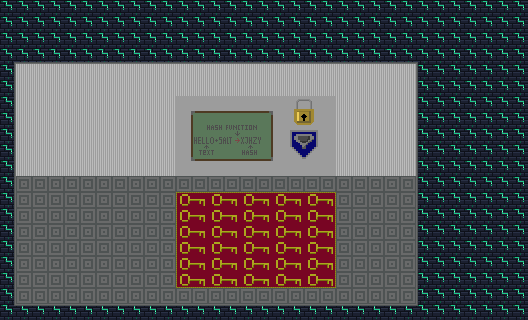

This is a level from a 2D game, rendered from its Tiled map with the project's own tilesets. A one-line summary and the complete map file follow:
An orthogonal 33x20 tile map with 16x16 px tiles, 2 tile layers (Фон, Слой тайлов 1), 2 tilesets.

<map version="1.10" tiledversion="1.11.1" orientation="orthogonal" renderorder="right-down" width="33" height="20" tilewidth="16" tileheight="16" infinite="0" nextlayerid="3" nextobjectid="1">
 <tileset firstgid="1" source="hashlvl.tsx" />
 <tileset firstgid="301" source="tileslvl1.tsx" />
 <layer id="2" name="Фон" width="33" height="20">
  <data encoding="csv">
312,312,312,312,312,312,312,312,312,312,312,312,312,312,312,312,312,312,312,312,312,312,312,312,312,312,312,312,312,312,312,312,312,
312,312,312,312,312,312,312,312,312,312,312,312,312,312,312,312,312,312,312,312,312,312,312,312,312,312,312,312,312,312,312,312,312,
312,312,312,312,312,312,312,312,312,312,312,312,312,312,312,312,312,312,312,312,312,312,312,312,312,312,312,312,312,312,312,312,312,
312,312,312,312,312,312,312,312,312,312,312,312,312,312,312,312,312,312,312,312,312,312,312,312,312,312,312,312,312,312,312,312,312,
312,312,312,312,312,312,312,312,312,312,312,312,312,312,312,312,312,312,312,312,312,312,312,312,312,312,312,312,312,312,312,312,312,
312,312,312,312,312,312,312,312,312,312,312,312,312,312,312,312,312,312,312,312,312,312,312,312,312,312,312,312,312,312,312,312,312,
312,312,312,312,312,312,312,312,312,312,312,312,312,312,312,312,312,312,312,312,312,312,312,312,312,312,312,312,312,312,312,312,312,
312,312,312,312,312,312,312,312,312,312,312,312,312,312,312,312,312,312,312,312,312,312,312,312,312,312,312,312,312,312,312,312,312,
312,312,312,312,312,312,312,312,312,312,312,312,312,312,312,312,312,312,312,312,312,312,312,312,312,312,312,312,312,312,312,312,312,
312,312,312,312,312,312,312,312,312,312,312,312,312,312,312,312,312,312,312,312,312,312,312,312,312,312,312,312,312,312,312,312,312,
312,312,312,312,312,312,312,312,312,312,312,312,312,312,312,312,312,312,312,312,312,312,312,312,312,312,312,312,312,312,312,312,312,
312,312,312,312,312,312,312,312,312,312,312,312,312,312,312,312,312,312,312,312,312,312,312,312,312,312,312,312,312,312,312,312,312,
312,312,312,312,312,312,312,312,312,312,312,312,312,312,312,312,312,312,312,312,312,312,312,312,312,312,312,312,312,312,312,312,312,
312,312,312,312,312,312,312,312,312,312,312,312,312,312,312,312,312,312,312,312,312,312,312,312,312,312,312,312,312,312,312,312,312,
312,312,312,312,312,312,312,312,312,312,312,312,312,312,312,312,312,312,312,312,312,312,312,312,312,312,312,312,312,312,312,312,312,
312,312,312,312,312,312,312,312,312,312,312,312,312,312,312,312,312,312,312,312,312,312,312,312,312,312,312,312,312,312,312,312,312,
312,312,312,312,312,312,312,312,312,312,312,312,312,312,312,312,312,312,312,312,312,312,312,312,312,312,312,312,312,312,312,312,312,
312,312,312,312,312,312,312,312,312,312,312,312,312,312,312,312,312,312,312,312,312,312,312,312,312,312,312,312,312,312,312,312,312,
312,312,312,312,312,312,312,312,312,312,312,312,312,312,312,312,312,312,312,312,312,312,312,312,312,312,312,312,312,312,312,312,312,
312,312,312,312,312,312,312,312,312,312,312,312,312,312,312,312,312,312,312,312,312,312,312,312,312,312,312,312,312,312,312,312,312
</data>
 </layer>
 <layer id="1" name="Слой тайлов 1" width="33" height="20">
  <data encoding="csv">
0,0,0,0,0,0,0,0,0,0,0,0,0,0,0,0,0,0,0,0,0,0,0,0,0,0,0,0,0,0,0,0,0,
0,0,0,0,0,0,0,0,0,0,0,0,0,0,0,0,0,0,0,0,0,0,0,73,74,75,0,0,0,0,0,0,0,
0,0,0,0,0,0,0,0,0,0,0,0,0,0,0,0,0,0,0,0,0,0,0,93,94,95,0,0,0,0,0,0,0,
11,52,52,52,52,52,52,52,52,52,52,52,52,52,52,52,52,52,52,52,52,52,52,52,52,52,12,0,73,73,74,75,0,
50,110,110,110,110,110,110,110,110,110,110,110,110,110,110,110,110,110,110,110,110,110,110,110,110,110,51,73,74,75,74,75,0,
50,110,130,110,110,110,110,110,110,110,130,130,130,130,130,130,130,130,130,130,130,110,110,110,110,110,51,93,94,95,73,74,75,
50,110,110,130,130,130,130,130,130,110,110,103,104,105,106,107,108,109,62,63,223,110,110,110,110,110,51,93,94,95,73,74,75,
50,130,130,130,110,110,110,110,110,110,110,123,124,125,126,127,128,129,82,83,223,130,110,110,110,110,51,93,94,95,73,74,75,
50,110,110,110,110,110,130,130,130,130,110,143,144,145,146,147,148,149,27,28,223,110,110,110,110,110,51,93,94,95,73,74,75,
50,110,110,130,130,130,110,110,110,110,110,163,164,165,166,167,168,169,47,48,223,130,110,110,110,110,51,93,94,95,75,74,75,
50,130,130,130,130,130,130,130,130,130,130,183,184,185,186,187,188,189,223,223,223,130,130,130,130,130,51,93,94,95,95,74,75,
50,250,250,250,250,250,250,250,250,250,250,250,250,250,250,250,250,250,250,250,250,250,250,250,250,250,51,93,94,95,95,74,75,
50,250,250,250,250,250,250,250,250,250,250,172,173,174,175,174,175,174,175,176,177,250,250,250,250,250,51,93,94,95,95,74,75,
50,250,250,250,250,250,250,250,250,250,250,192,193,194,195,194,195,194,195,196,197,250,250,250,250,250,51,93,94,95,73,74,75,
50,250,250,250,250,250,250,250,250,250,250,192,193,194,195,194,195,194,195,196,197,250,250,250,250,250,51,93,94,95,73,74,75,
50,250,250,250,250,250,250,250,250,250,250,192,193,194,195,194,195,194,195,196,197,250,250,250,250,250,51,93,94,95,73,74,75,
50,250,250,250,250,250,250,250,250,250,250,192,193,194,195,194,195,194,195,196,197,250,250,250,250,250,51,93,94,95,73,74,75,
50,250,250,250,250,250,250,250,250,250,250,212,213,214,215,214,215,214,215,216,217,250,250,250,250,250,51,93,94,95,75,74,75,
50,250,250,250,250,250,250,250,250,250,250,250,250,250,250,250,250,250,250,250,250,250,250,250,250,250,51,93,94,95,95,75,75,
31,30,30,30,30,30,30,30,30,30,30,30,30,30,30,30,30,30,30,30,30,30,30,30,30,30,32,93,94,95,95,95,75
</data>
 </layer>
</map>
